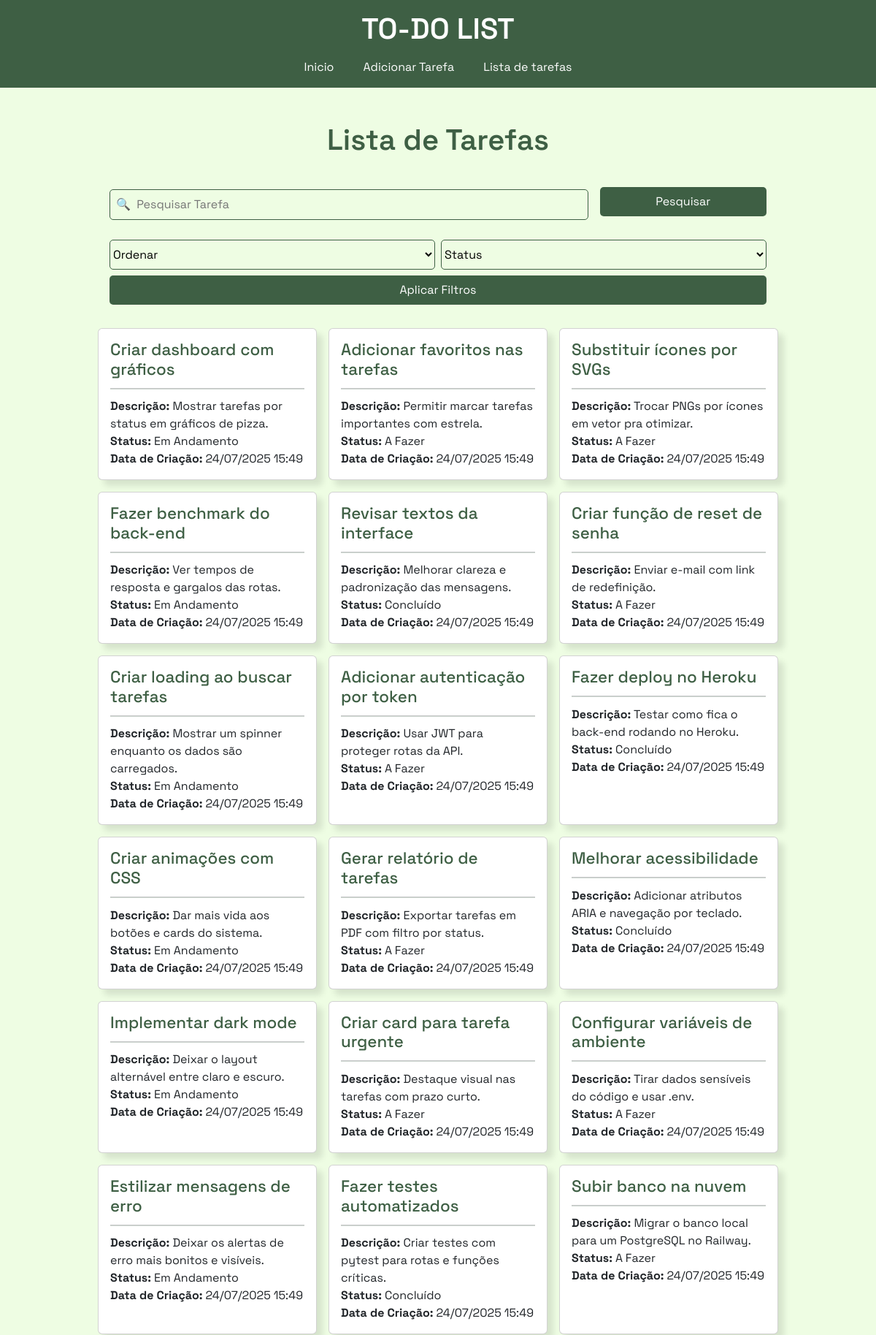
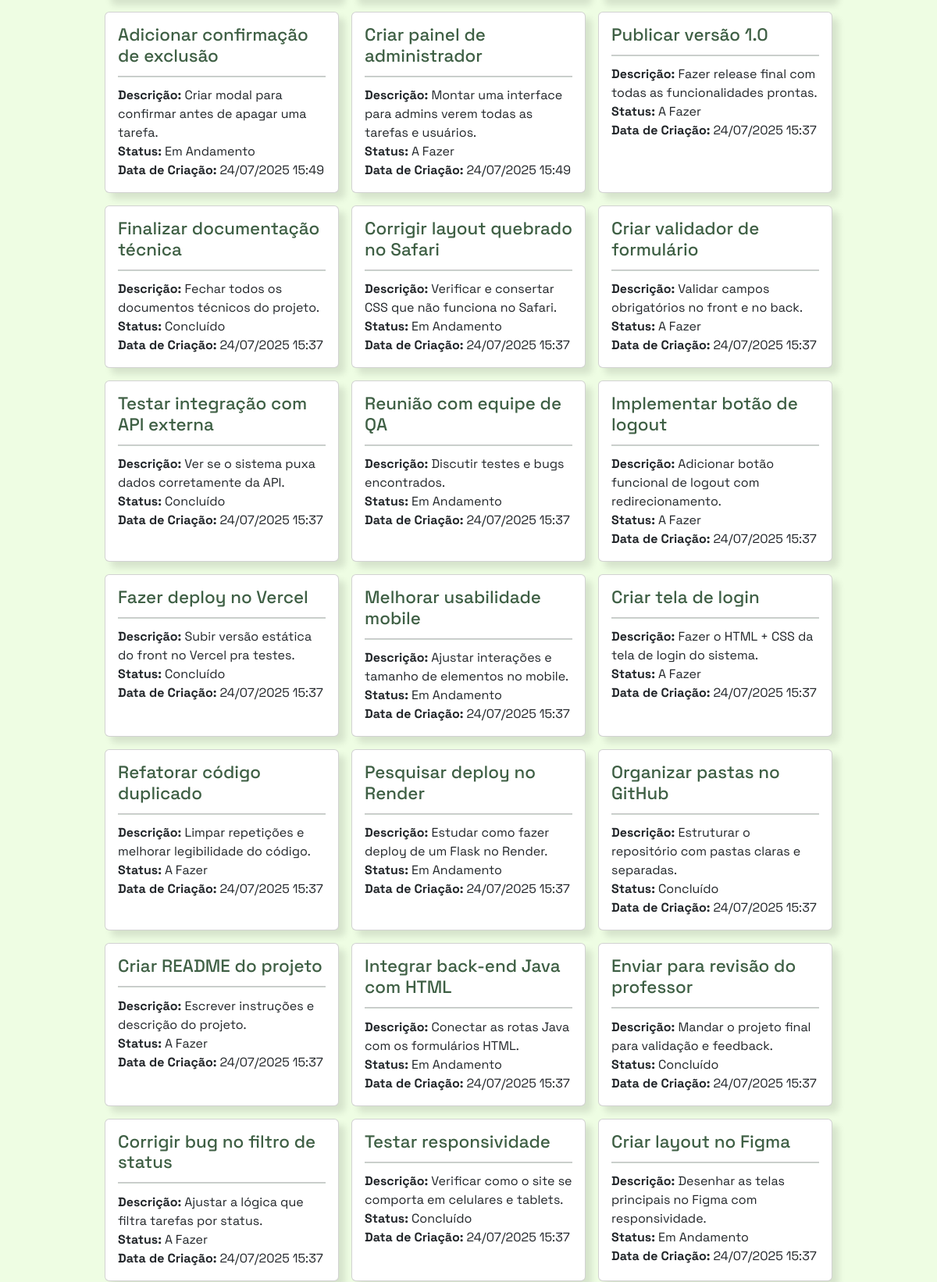
Screenshot of /tarefa/lista (upper part) with the database file from the repository (2 pictures, top to bottom).
### app/models.py (models this page shows)
class Tarefa(db.Model):
    id = db.Column(db.Integer, primary_key=True)
    titulo = db.Column(db.String(100), nullable=True)
    descricao = db.Column(db.String(100), nullable=True)
    status = db.Column(db.String(20), nullable=False, default="a_fazer")
    data_envio = db.Column(db.DateTime, default=datetime.now())

### app/views.py (the view)
@app.route('/tarefa/lista')
def listaTarefas():
    pesquisa2 = request.args.get('pesquisa2', '')
    ordenar = request.args.get('ordenar', '')
    status = request.args.get('status', '')
    dados2 = Tarefa.query
    if pesquisa2 != '':
        dados2 = dados2.filter(Tarefa.titulo.ilike(f'%{pesquisa2}%'))
    if status and status != 'Todos':
        dados2 = dados2.filter(Tarefa.status == status)
    if ordenar == 'data_desc':
        dados2 = dados2.order_by(Tarefa.data_envio.desc())
    elif ordenar == 'data_asc':
        dados2 = dados2.order_by(Tarefa.data_envio.asc())
    elif ordenar == 'titulo_az':
        dados2 = dados2.order_by(Tarefa.titulo.asc())
    elif ordenar == 'titulo_za':
        dados2 = dados2.order_by(Tarefa.titulo.desc())
    else:
        dados2 = dados2.order_by(Tarefa.data_envio.desc())
    status_dict2 = {
            'a_fazer': 'A Fazer',
            'em_andamento': 'Em Andamento',
            'concluido': 'Concluído'
        }
    context2 = {'dados2' : dados2.all()}
    return render_template('tarefas_lista.html', context2=context2, status_dict2=status_dict2, status=status, ordenar=ordenar, pesquisa2=pesquisa2)

### app/templates/tarefas_lista.html (shortened to what this page needs)
{% extends 'base.html' %}
{% block content %}
<section class="pagina">
    <section class="visualizar">
        <h2 class="title mt-5">Lista de Tarefas</h2>
        <form action="" method="get" class="formulario-pesquisa">
            <input type="text" name="pesquisa2" class="tarefa-search" placeholder="🔍  Pesquisar Tarefa" value="{{ pesquisa2 }}" autofocus>
            <button type="submit" class="btn-pesquisa">Pesquisar</button>
        </form>
        <form action="" method="get" class="filtros-pesquisa">
           <select name="ordenar" id="select-ordenar" class="select-ordenar">
                <option disabled {% if not ordenar %}selected{% endif %}>Ordenar</option>
            </select>
            <select name="status" id="select-status2" class="select-status2">
                <option disabled {% if not status %}selected{% endif %}>Status</option>
            </select>
            <button type="submit" class="btn-filtro">Aplicar Filtros</button>
        </form>
        <div class="container-list">
                {% for linha in context2.dados2 %}
                        <div class="card">
                            <h3>{{ linha.titulo }}</h3>
                            <hr class="linha-card">
                            <p><strong>Descrição:</strong> {{ linha.descricao }}</p>
                            <p><strong>Status:</strong> {{ status_dict2[linha.status] }}</p>
                            <p><strong>Data de Criação:</strong> {{ linha.data_envio.strftime('%d/%m/%Y %H:%M') }}</p>
                        </div>
                {% endfor %}
        </div>
    </section>
</section>
{% include 'footer.html' %}
{% endblock %}

### app/static/style.css (style rules this page uses)
:root { --primary-color: #3E5F44; --secondary-color: #5E936C; --background-color: #eefde3; }
* { margin: 0 !important; padding: 0 !important; }
body { background-color: var(--background-color) !important; font-family: 'Space Grotesk', sans-serif !important; }
.pagina { display: flex; flex-direction: column; justify-content: center; align-items: center; }
.visualizar { display: flex; flex-direction: column; justify-content: center; align-items: center; margin-bottom: 3rem !important; width: 90vw; }
.title { color: var(--primary-color) !important; font-weight: 600; font-size: 2.5rem; margin-bottom: 2.5rem !important; }
.formulario-pesquisa { display: flex; flex-direction: column; justify-content: center; align-items: center; width: 90vw; }
.tarefa-search { width: 100%; padding: 0.5rem !important; background-color: transparent !important; border: 1px solid var(--primary-color) !important; margin-bottom: 0.7rem !important; border-radius: 5px; }
.tarefa-search::placeholder { margin: 0 0.2rem !important; }
.btn-pesquisa { width: 100%; background-color: var(--primary-color) !important; border: none !important; padding: 0.5rem !important; color: white !important; border-radius: 5px; margin-bottom: 1rem !important; }
.container-list { display: grid; grid-template-columns: repeat(1, 90vw); grid-template-rows: auto; gap: 1rem; margin: 0 1rem !important; }
.card { padding: 1rem !important; box-shadow: 8px 8px 8px rgba(0, 0, 0, 0.1); }
.card h3 { color: var(--primary-color) !important; font-size: 1.4rem; }
.linha-card { display: flex; justify-content: center; width: 100%; height: 2px; background-color: var(--primary-color) !important; margin: 0.7rem 0 !important; }
.filtros-pesquisa { display: grid; grid-template-columns: repeat(2, 1fr); grid-template-rows: auto; grid-template-areas: "ordenar status" "aplicar aplicar"; gap: 0.5rem !important; width: 100%; box-sizing: border-box; margin-top: 1rem !important; }
.filtros-pesquisa select { padding: 0.5rem 0 !important; background-color: transparent !important; border: 1px solid var(--primary-color) !important; border-radius: 5px; }
.filtros-pesquisa .btn-filtro { grid-area: aplicar; border: none !important; padding: 0.5rem 0 !important; background-color: var(--primary-color) !important; color: white !important; border-radius: 5px; cursor: pointer; margin-bottom: 2rem !important; }
@media (min-width: 768px) { .formulario-pesquisa { display: flex; flex-direction: row; gap: 1rem !important; width: 75vw; margin-bottom: 2rem !important; } }
@media (min-width: 768px) { .tarefa-search { flex: 3; } }
@media (min-width: 768px) { .btn-pesquisa { flex: 1; } }
@media (min-width: 768px) { .container-list { grid-template-columns: repeat(3, 25vw); margin: 0 !important; } }
@media (min-width: 768px) { .visualizar { width: 75vw; } }
@media (min-width: 768px) { .formulario-pesquisa { margin-bottom: 1rem !important; } }
@media (min-width: 768px) { .filtros-pesquisa { margin-top: 0 !important; } }
@media (min-width: 768px) { .tarefa-search { margin-bottom: 0.5rem !important; } }

### rows the page displays
Tarefa: titulo "Criar dashboard com gráficos", descricao "Mostrar tarefas por status em gráficos de pizza.", status "Em Andamento", data_envio "24/07/2025 15:49"
Tarefa: titulo "Adicionar favoritos nas tarefas", descricao "Permitir marcar tarefas importantes com estrela.", status "A Fazer", data_envio "24/07/2025 15:49"
Tarefa: titulo "Substituir ícones por SVGs", descricao "Trocar PNGs por ícones em vetor pra otimizar.", status "A Fazer", data_envio "24/07/2025 15:49"
Tarefa: titulo "Fazer benchmark do back-end", descricao "Ver tempos de resposta e gargalos das rotas.", status "Em Andamento", data_envio "24/07/2025 15:49"
Tarefa: titulo "Revisar textos da interface", descricao "Melhorar clareza e padronização das mensagens.", status "Concluído", data_envio "24/07/2025 15:49"
Tarefa: titulo "Criar função de reset de senha", descricao "Enviar e-mail com link de redefinição.", status "A Fazer", data_envio "24/07/2025 15:49"
Tarefa: titulo "Criar loading ao buscar tarefas", descricao "Mostrar um spinner enquanto os dados são carregados.", status "Em Andamento", data_envio "24/07/2025 15:49"
Tarefa: titulo "Adicionar autenticação por token", descricao "Usar JWT para proteger rotas da API.", status "A Fazer", data_envio "24/07/2025 15:49"
Tarefa: titulo "Fazer deploy no Heroku", descricao "Testar como fica o back-end rodando no Heroku.", status "Concluído", data_envio "24/07/2025 15:49"
Tarefa: titulo "Criar animações com CSS", descricao "Dar mais vida aos botões e cards do sistema.", status "Em Andamento", data_envio "24/07/2025 15:49"
Tarefa: titulo "Gerar relatório de tarefas", descricao "Exportar tarefas em PDF com filtro por status.", status "A Fazer", data_envio "24/07/2025 15:49"
Tarefa: titulo "Melhorar acessibilidade", descricao "Adicionar atributos ARIA e navegação por teclado.", status "Concluído", data_envio "24/07/2025 15:49"
Tarefa: titulo "Implementar dark mode", descricao "Deixar o layout alternável entre claro e escuro.", status "Em Andamento", data_envio "24/07/2025 15:49"
Tarefa: titulo "Criar card para tarefa urgente", descricao "Destaque visual nas tarefas com prazo curto.", status "A Fazer", data_envio "24/07/2025 15:49"
Tarefa: titulo "Configurar variáveis de ambiente", descricao "Tirar dados sensíveis do código e usar .env.", status "A Fazer", data_envio "24/07/2025 15:49"
Tarefa: titulo "Estilizar mensagens de erro", descricao "Deixar os alertas de erro mais bonitos e visíveis.", status "Em Andamento", data_envio "24/07/2025 15:49"
Tarefa: titulo "Fazer testes automatizados", descricao "Criar testes com pytest para rotas e funções críticas.", status "Concluído", data_envio "24/07/2025 15:49"
Tarefa: titulo "Subir banco na nuvem", descricao "Migrar o banco local para um PostgreSQL no Railway.", status "A Fazer", data_envio "24/07/2025 15:49"
Tarefa: titulo "Adicionar confirmação de exclusão", descricao "Criar modal para confirmar antes de apagar uma tarefa.", status "Em Andamento", data_envio "24/07/2025 15:49"
Tarefa: titulo "Criar painel de administrador", descricao "Montar uma interface para admins verem todas as tarefas e usuários.", status "A Fazer", data_envio "24/07/2025 15:49"
Tarefa: titulo "Publicar versão 1.0", descricao "Fazer release final com todas as funcionalidades prontas.", status "A Fazer", data_envio "24/07/2025 15:37"
Tarefa: titulo "Finalizar documentação técnica", descricao "Fechar todos os documentos técnicos do projeto.", status "Concluído", data_envio "24/07/2025 15:37"
Tarefa: titulo "Corrigir layout quebrado no Safari", descricao "Verificar e consertar CSS que não funciona no Safari.", status "Em Andamento", data_envio "24/07/2025 15:37"
Tarefa: titulo "Criar validador de formulário", descricao "Validar campos obrigatórios no front e no back.", status "A Fazer", data_envio "24/07/2025 15:37"
Tarefa: titulo "Testar integração com API externa", descricao "Ver se o sistema puxa dados corretamente da API.", status "Concluído", data_envio "24/07/2025 15:37"
Tarefa: titulo "Reunião com equipe de QA", descricao "Discutir testes e bugs encontrados.", status "Em Andamento", data_envio "24/07/2025 15:37"
Tarefa: titulo "Implementar botão de logout", descricao "Adicionar botão funcional de logout com redirecionamento.", status "A Fazer", data_envio "24/07/2025 15:37"
Tarefa: titulo "Fazer deploy no Vercel", descricao "Subir versão estática do front no Vercel pra testes.", status "Concluído", data_envio "24/07/2025 15:37"
Tarefa: titulo "Melhorar usabilidade mobile", descricao "Ajustar interações e tamanho de elementos no mobile.", status "Em Andamento", data_envio "24/07/2025 15:37"
Tarefa: titulo "Criar tela de login", descricao "Fazer o HTML + CSS da tela de login do sistema.", status "A Fazer", data_envio "24/07/2025 15:37"
Tarefa: titulo "Refatorar código duplicado", descricao "Limpar repetições e melhorar legibilidade do código.", status "A Fazer", data_envio "24/07/2025 15:37"
Tarefa: titulo "Pesquisar deploy no Render", descricao "Estudar como fazer deploy de um Flask no Render.", status "Em Andamento", data_envio "24/07/2025 15:37"
Tarefa: titulo "Organizar pastas no GitHub", descricao "Estruturar o repositório com pastas claras e separadas.", status "Concluído", data_envio "24/07/2025 15:37"
Tarefa: titulo "Criar README do projeto", descricao "Escrever instruções e descrição do projeto.", status "A Fazer", data_envio "24/07/2025 15:37"
Tarefa: titulo "Integrar back-end Java com HTML", descricao "Conectar as rotas Java com os formulários HTML.", status "Em Andamento", data_envio "24/07/2025 15:37"
Tarefa: titulo "Enviar para revisão do professor", descricao "Mandar o projeto final para validação e feedback.", status "Concluído", data_envio "24/07/2025 15:37"
Tarefa: titulo "Corrigir bug no filtro de status", descricao "Ajustar a lógica que filtra tarefas por status.", status "A Fazer", data_envio "24/07/2025 15:37"
Tarefa: titulo "Testar responsividade", descricao "Verificar como o site se comporta em celulares e tablets.", status "Concluído", data_envio "24/07/2025 15:37"
Tarefa: titulo "Criar layout no Figma", descricao "Desenhar as telas principais no Figma com responsividade.", status "Em Andamento", data_envio "24/07/2025 15:37"
